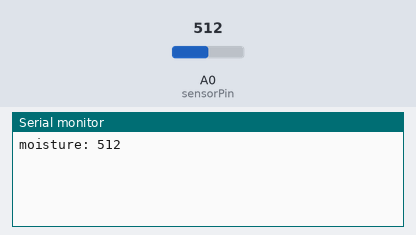
Bench run of a sketch on a simulated Arduino Uno, built with avr-gcc and run on an emulated ATmega328P. Shown: the last lines printed to the serial monitor. The inputs (shaded band) are chosen by the test bench; at power-on: A0 (sensorPin) = 512.

Above: at 2.7 s.
2.8 s: A0 (sensorPin) set to 716
At 4.9 s:
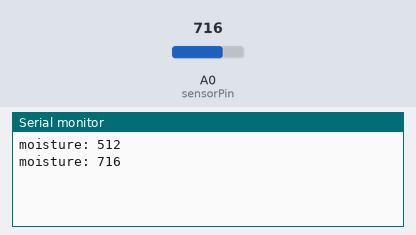
5.5 s: A0 (sensorPin) set to 900
At 6.4 s:
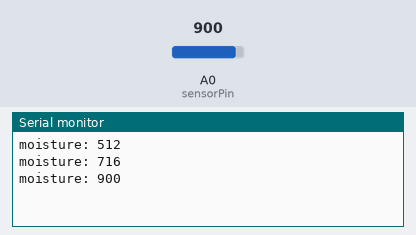
Timing chart, 0 to 8.5 s (numbered marks = the images above; inputs shaded):
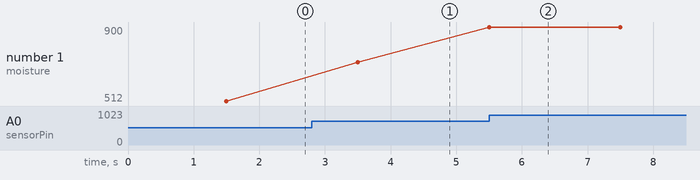

Measured:
- after the input at 2.8 s, the serial monitor: prints a new line after 0.70 s (image 1)
- after the input at 5.5 s, the serial monitor: prints a new line at once (image 2)
- plotted number 1: 512 → 716 after the input at 2.8 s, 716 → 900 after the input at 5.5 s

The sketch:

arduino_example.ino
```cpp
/*
  Пример скетча для USB-моста Smart Farming AI (Arduino Uno / Nano / ESP32).

  Аналоговый датчик влажности почвы подключается к A0 (питание 5V/3.3V и GND).
  Мост сам открывает COM-порт, поэтому монитор порта в Arduino IDE должен быть закрыт.

  Формат строк, который понимает сервер:
    moisture: 512   — сырое значение АЦП (сервер пересчитает по калибровке)
    moisture: 45    — проценты
    Влажность: 45   — тоже можно
*/

const int sensorPin = A0;

void setup() {
  Serial.begin(9600);   // мост определяет скорость сам; 9600 — надёжный вариант
  delay(1500);
}

void loop() {
  int raw = analogRead(sensorPin);
  Serial.print("moisture: ");
  Serial.println(raw);
  delay(2000);          // одно показание в 2 секунды
}
```
